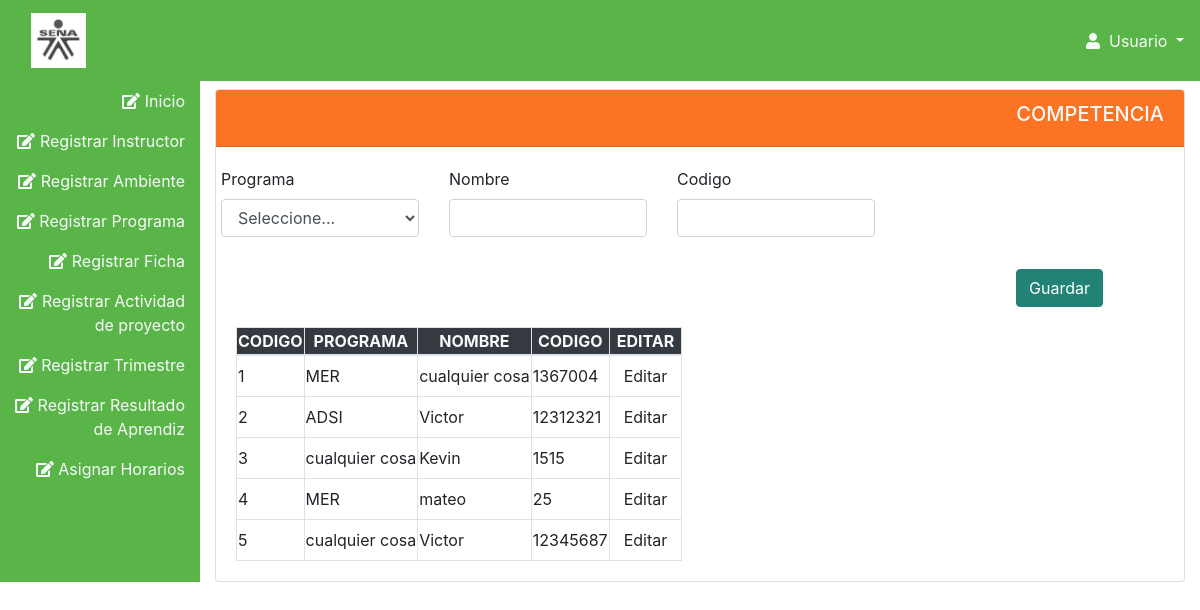
Page /sishorario/competencia/index on the committed database.
### tables this page shows
CREATE TABLE `competencia` (
  `idCompetencia` int(11) NOT NULL,
  `idPrograma` int(11) DEFAULT NULL,
  `nombre` varchar(45) DEFAULT NULL,
  `codigo` varchar(25) DEFAULT NULL,
  `estado` varchar(30) DEFAULT NULL
);

CREATE TABLE `programa` (
  `idPrograma` int(11) NOT NULL,
  `idCentro` int(11) DEFAULT NULL,
  `nombre` varchar(100) DEFAULT NULL,
  `tipoFormacion` varchar(40) DEFAULT NULL,
  `horario` varchar(45) DEFAULT NULL,
  `estado` varchar(30) DEFAULT NULL
);

### sishorario/application/Controller/CompetenciaController.php (called while the page is built, shortened)
<?php
class competenciaController{
	public function index($mensaje = null, $textoMensaje = null){
		$competencia = new competencia();
		$competencias = $competencia->TodosCompetencias();
		require APP . 'view/_templates/header.php';
		require APP . 'view/competencia/index.php';
	}
	}
	?>

### sishorario/public/index.php (called while the page is built, shortened)
<?php
$app = new Application();

### sishorario/application/Core/Model.php (called while the page is built, shortened)
<?php
class Model
{
    private function openDatabaseConnection()
    {
        $options = array(PDO::ATTR_DEFAULT_FETCH_MODE => PDO::FETCH_OBJ, PDO::ATTR_ERRMODE => PDO::ERRMODE_WARNING);
        if (DB_TYPE == "pgsql") {
            $databaseEncodingenc = " options='--client_encoding=" . DB_CHARSET . "'";
        } else {
            $databaseEncodingenc = "; charset=" . DB_CHARSET;
        }
        $this->db = new PDO(DB_TYPE . ':host=' . DB_HOST . ';dbname=' . DB_NAME . $databaseEncodingenc, DB_USER, DB_PASS, $options);
    }
}

### sishorario/application/Model/competencia.php (called while the page is built, shortened)
<?php
class competencia extends Model
{
    public function TodosCompetencias()
    {
        $sql = 'SELECT c.idCompetencia ,p.nombre as programa, c.nombre, c.codigo, c.estado
                      FROM competencia as c
                      INNER JOIN programa as p
                      ON p.idPrograma = c.idPrograma';
        $query = $this->db->prepare($sql);
        $query->execute();
        return $query->fetchAll();
    }
}
?>

### sishorario/application/view/competencia/index.php (the view, shortened to what this page needs)
<!DOCTYPE html>
<html lang="es">
<head>
  <link rel="stylesheet" type="text/css" href="<?php echo URL; ?>css/bootstrap.css">
  <link rel="stylesheet" type="text/css" href="<?php echo URL; ?>css/all.css">
  <link rel="stylesheet" type="text/css" href="<?php echo URL; ?>css/estilo.css">
</head>
<body>
  <nav class="navbar navbar-expand-lg navbar-light bg-success"  name="<?php echo URL; ?>primary">
    <a class="text-light navbar-brand" href="index.html"><img class="col-sm-4 img-fluid" src="<?php echo URL; ?>img/descarga.png"></a>
    <div class="collapse navbar-collapse" id="navbarSupportedContent">
     <ul class="navbar-nav my-2 my-lg-0">
      <div class="btn-group">
        <a class="text-light activate dropdown-toggle" data-toggle="dropdown" aria-haspopup="true" aria-expanded="false"><i class="fas fa-user"></i>&nbsp;
          Usuario
        </a>
        </div>
      </ul>
    </div>
  </nav>
  <section class="container-fluid">
    <div class="row">
      <aside class="col-sm-2 bg-success">
        <div class="mt-2 text-right">
          <p><a class="text-light"  href="<?php echo URL; ?>home/index"><i class="fas fa-edit" ></i>&nbsp;Inicio</a></p>
          <p><a class="text-light"  href="<?php echo URL; ?>usuario/index"><i class="fas fa-edit" ></i>&nbsp;Registrar Instructor</a></p>
          <p><a class="text-light"  href="<?php echo URL; ?>ambiente/index"><i class="fas fa-edit"  ></i>&nbsp;Registrar Ambiente</a></p>
          <p><a class="text-light"  href="<?php echo URL; ?>programa/index"><i class="fas fa-edit"  ></i>&nbsp;Registrar Programa</a></p>
          <p><a class="text-light"  href="<?php echo URL; ?>ficha/index"><i class="fas fa-edit" ></i>&nbsp;Registrar Ficha</a></p>
          <p><a class="text-light"  href="<?php echo URL; ?>proyecto/index"><i class="fas fa-edit"  ></i>&nbsp;Registrar Actividad de proyecto</a></p>
          <p><a class="text-light"  href="<?php echo URL; ?>trimestre/index"><i class="fas fa-edit" ></i>&nbsp;Registrar Trimestre</a></p>
          <p><a class="text-light"  href="<?php echo URL; ?>resulta/index"><i class="fas fa-edit" ></i>&nbsp;Registrar Resultado de Aprendiz</a></p>
          <p><a class="text-light"  href="<?php echo URL; ?>asignarhorario/index"><i class="fas fa-edit" ></i>&nbsp;Asignar Horarios</a></p>
        </div>
      </aside>
      <section class="col-sm-10">
        <div class="card mt-2">
          <div class="card-header text-right bg-primary">
            <h5 class="text-light">COMPETENCIA</h5>
          </div>
          <div class="card-body row">
            <form method="POST" action="<?php echo URL; ?>competencia/IngresarCompetencia" enctype="multipart/form-data">
              <div class="tab-content" id="myTabContent">
                <div class="tab-pane fade show active" id="home" role="tabpanel" aria-labelledby="home-tab">
                  <div class="register-form" >
                    <div class="row">
                      <div class=" form-group col-sm-3">
                        <label>Programa</label>
                        <select type="select"  id="idPrograma" name="idPrograma"  class="form-control">
                            <option>Seleccione...</option>
                      </select>
                  </div>
                  <div class="form-group col-sm-3">
                   <div class="form-group">
                  <label>Nombre</label>
                  <input type="text" id="nombre" name="nombre"  class="form-control" />
                </div>
              </div>
              <div class="form-group col-sm-3">
               <div class="form-group">
                  <label>Codigo</label>
                  <input type="text" id="codigo" name="codigo"  class="form-control" />
                </div>
          </div>
         <div class="form-group col-sm-12 text-right ">
          <button class="btn-secondary btn" type="submit" id="BtnIngresarC" name="BtnIngresarC">Guardar</button>
        </div>
      </div>
    </div>
  </div>
</form>
<div class="col-sm-12 mt-1">
  <div class="table-responsive">
    <table class="table-bordered">
      <thead class="text-center text-light bg-dark px-1">
        <tr>
          <th>CODIGO</th>
          <th>PROGRAMA</th>
          <th>NOMBRE</th>
          <th>CODIGO</th>
          <th>EDITAR</th>
        </tr>
      </thead>
      <tbody>
        <?php foreach ($competencias as $TodosCompetencias) { ?>
          <td><?php if (isset($TodosCompetencias->idCompetencia)) echo htmlspecialchars($TodosCompetencias->idCompetencia, ENT_QUOTES, 'UTF-8');?></td>
          <td><?php if (isset($TodosCompetencias->programa)) echo htmlspecialchars($TodosCompetencias->programa, ENT_QUOTES, 'UTF-8');?></td>
          <td><?php if (isset($TodosCompetencias->nombre)) echo htmlspecialchars($TodosCompetencias->nombre, ENT_QUOTES, 'UTF-8'); ?></td>
          <td><?php if (isset($TodosCompetencias->codigo)) echo htmlspecialchars($TodosCompetencias->codigo, ENT_QUOTES, 'UTF-8'); ?></td>
          <td><a class="btn btn-default" href="<?php echo URL . 'competencia/Editar/' . htmlspecialchars($usuario->documento, ENT_QUOTES, 'UTF-8'); ?>">Editar</a></td>
      <?php } ?>
    </tbody>
  </table>
</div>
</div>
</div>
</div>
</section>
</div>
</section>
</body>
</html>

### sishorario/public/css/all.css (style rules this page uses)
.fa-edit:before { content: "\f044"; }
.fa-user:before { content: "\f007"; }

### rows in the picture
competencia: idCompetencia "1", idPrograma.nombre "MER", nombre "cualquier cosa", codigo "1367004"
competencia: idCompetencia "2", idPrograma.nombre "ADSI", nombre "Victor", codigo "12312321"
competencia: idCompetencia "3", idPrograma.nombre "cualquier cosa", nombre "Kevin", codigo "1515"
competencia: idCompetencia "4", idPrograma.nombre "MER", nombre "mateo", codigo "25"
competencia: idCompetencia "5", idPrograma.nombre "cualquier cosa", nombre "Victor", codigo "12345687"
